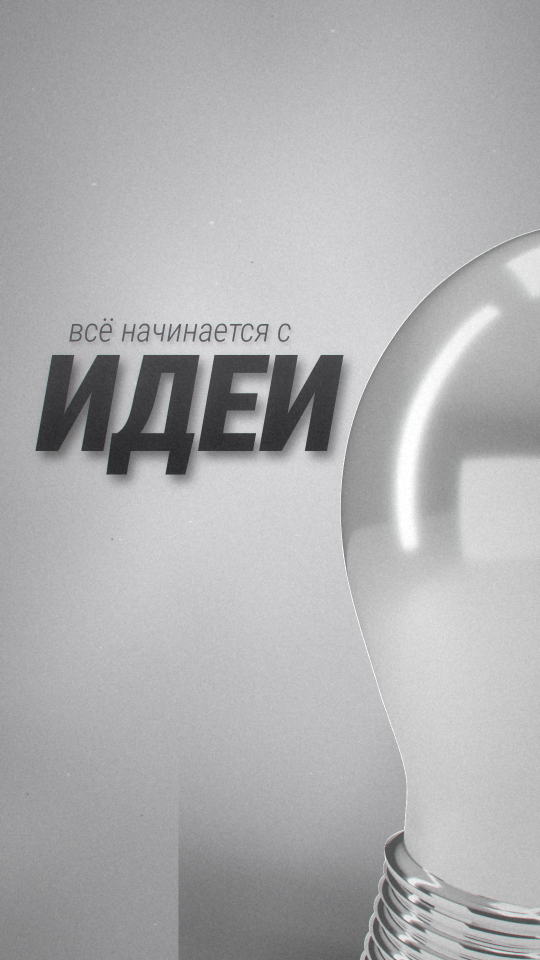
#> input picture capability_test/deliverables/stills/01_idea.png, 1080 x 1920 px (shown at 1/2 size)
$ python -i comp.py   (imports and definitions only)
#> lines starting #> are read from the running program, lines starting #| are printed output that depends on the picture
#> further down, picture is the input picture: shape (1920, 1080, 3); mean B, G, R 176.3, 174.8, 174.7
"""Compositor: 3D plates + editorial typography + transitions + finishing -> 60 fps.

Pipeline per frame
  1. Plates: Cycles renders (rendered on twos at 864x1536) are Lanczos-upscaled
     to 1080x1920; odd frames are synthesised with bidirectional DIS optical
     flow so the 3D runs at a true 60 fps cadence.
  2. Digital camera: push-ins, drift, impact shakes (affine, sub-pixel).
  3. Transitions: radial zoom-through, whip pan with directional blur,
     burn-out light-leak flash.
  4. Typography (Inter Display, RAQM shaping, tight negative tracking):
     per-glyph blur-rise reveals, slams, glow + soft drop shadow.
  5. Finishing: multi-scale bloom/halation, chromatic aberration, vignette,
     animated film grain, floating dust motes.

Usage: python comp.py --renders DIR --out out.mp4 [--frames a:b] [--preview DIR]
"""
import argparse
import functools
import math
import os
import subprocess
import sys

import cv2
import numpy as np
from PIL import Image, ImageDraw, ImageFont

sys.path.insert(0, os.path.dirname(os.path.abspath(__file__)))
import timeline as T

W, H = 1080, 1920
FONT_DIR = "/usr/share/fonts/opentype/inter/"
RNG = np.random.default_rng(3)


# ===================================================================== easing
def clamp(x, a=0.0, b=1.0):
    return max(a, min(b, x))


def smooth(t):
    t = clamp(t)
    return t * t * t * (t * (6 * t - 15) + 10)


def out_expo(t):
    t = clamp(t)
    return 1.0 if t >= 1 else 1 - 2 ** (-10 * t)


def out_cubic(t):
    t = clamp(t)
    return 1 - (1 - t) ** 3


def in_cubic(t):
    t = clamp(t)
    return t ** 3


def out_back(t, s=1.4):
    t = clamp(t) - 1
    return t * t * ((s + 1) * t + s) + 1


def prog(g, a, b):
    return clamp((g - a) / float(b - a))


# ===================================================================== plates
class Plates:
    """Serves a 1080x1920 float RGB frame for any (possibly odd) local frame."""

    def __init__(self, folder, last):
        self.folder, self.last = folder, last
        self.dis = cv2.DISOpticalFlow_create(cv2.DISOPTICAL_FLOW_PRESET_MEDIUM)

    # [39 lines left out: functions raw, _gray, mid, get, not called in this run]


# ===================================================================== typography
@functools.lru_cache(maxsize=None)
def font(weight, size):
    return ImageFont.truetype(f"{FONT_DIR}InterDisplay-{weight}.otf", size, layout_engine=ImageFont.Layout.RAQM)


class Line:
    """A line of text split into per-glyph alpha sprites with kerning + tracking."""

    # [118 lines left out: functions __init__, paste_max, draw_line, vgrad, apply_text, affine and 2 more, not called in this run]


yy, xx = np.mgrid[0:H, 0:W].astype(np.float32)
RR = np.sqrt(((xx - W / 2) / (W / 2)) ** 2 + ((yy - H / 2) / (H / 2)) ** 2)
VIGNETTE = (1 - 0.42 * np.clip(RR - 0.35, 0, None) ** 1.6)[..., None].astype(np.float32)


def bloom(img, thresh=0.62, amt=1.0):
#> called with thresh = 0.62, amt = 1
    hl = np.clip(img - thresh, 0, None)
    s = cv2.resize(hl, (W // 4, H // 4), interpolation=cv2.INTER_AREA)
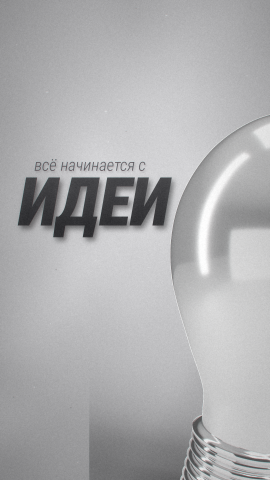
#> s: shape (480, 270, 3) float64; mean B, G, R 175.7, 174.1, 174.1
    b = (0.55 * cv2.GaussianBlur(s, (0, 0), 3) + 0.45 * cv2.GaussianBlur(s, (0, 0), 12)
         + 0.35 * cv2.GaussianBlur(s, (0, 0), 34))
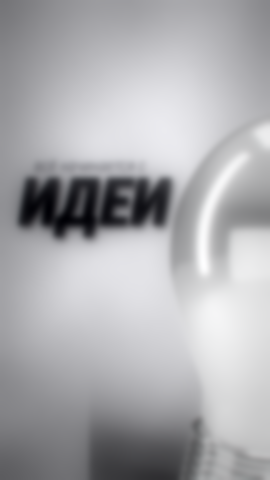
#> b: shape (480, 270, 3) float64; mean B, G, R 237.2, 235.1, 235.1; drawn with min black and max white
    b = cv2.resize(b, (W, H), interpolation=cv2.INTER_LINEAR)
#> b: shape (1920, 1080, 3) float64
    warm = np.array([1.0, 0.86, 0.72], np.float32)  # halation: warm skirt
    return img + b * warm * amt
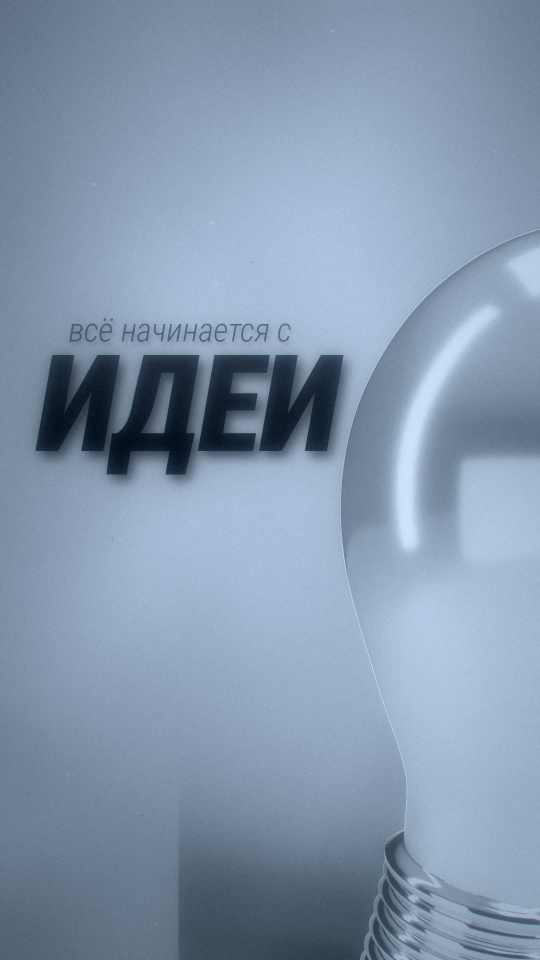
#> returned value: shape (1920, 1080, 3) float64 (shown at 1/2 size); mean of channels 0, 1, 2 413.5, 376.9, 344; drawn with min black and max white


# [14 lines left out: functions chroma, grain, not called in this run]


def tonemap(img):
    """Soft shoulder so glows roll off like film instead of clipping."""
    return np.where(img < 0.8, img, 0.8 + 0.2 * np.tanh((img - 0.8) / 0.2))


# ===================================================================== dust motes
class Dust:
    # [26 lines left out: functions __init__, render, not called in this run]


# ===================================================================== title background
def beam_light(apex=(W * 0.5, -420), half_angle=0.30, length=2600):
    dx, dy = xx - apex[0], yy - apex[1]
    ang = np.abs(np.arctan2(dx, dy))
    d = np.sqrt(dx * dx + dy * dy)
    cone = np.clip(1 - ang / half_angle, 0, 1) ** 1.8
    fall = np.exp(-d / length)
    return (cone * fall).astype(np.float32)


BEAM = beam_light()
_hz = cv2.resize(RNG.standard_normal((96, 27)).astype(np.float32), (W, H * 2), interpolation=cv2.INTER_CUBIC)
_hz2 = cv2.resize(RNG.standard_normal((320, 90)).astype(np.float32), (W, H * 2), interpolation=cv2.INTER_CUBIC)
HAZE = (0.6 * _hz + 0.4 * _hz2)


# [266 lines left out: functions title_bg, build, finish, main, not called in this run]


# [2 lines not run here, left out]

>>> import cv2
>>> picture = cv2.imread('../deliverables/stills/01_idea.png')
>>> result = bloom(picture)

$ run again, on capability_test/deliverables/stills/04_dossier_card.png
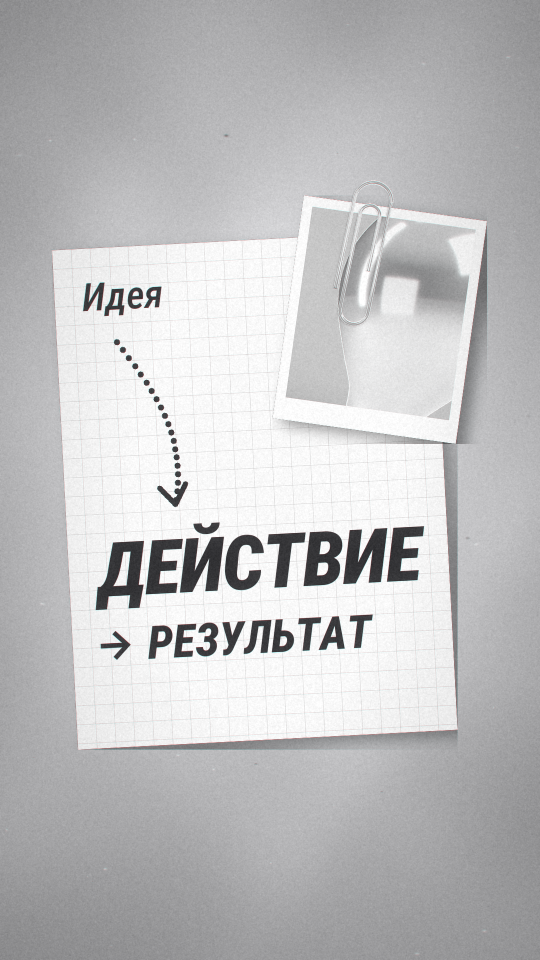
#> input picture capability_test/deliverables/stills/04_dossier_card.png, 1080 x 1920 px (shown at 1/2 size)
#> picture is the input picture: shape (1920, 1080, 3); mean B, G, R 191.7, 190.5, 190.5
#> in bloom, `b = (0.55 * cv2.GaussianBlur(s, (0, 0), 3) + 0.45 * cv2.GaussianBlur(s..`:
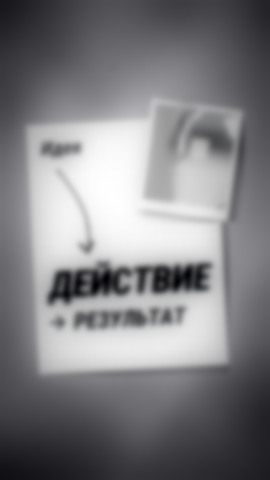
#> b: shape (480, 270, 3) float64; mean B, G, R 258, 256.4, 256.4; drawn with min black and max white
#> in bloom, `return img + b * warm * amt`:
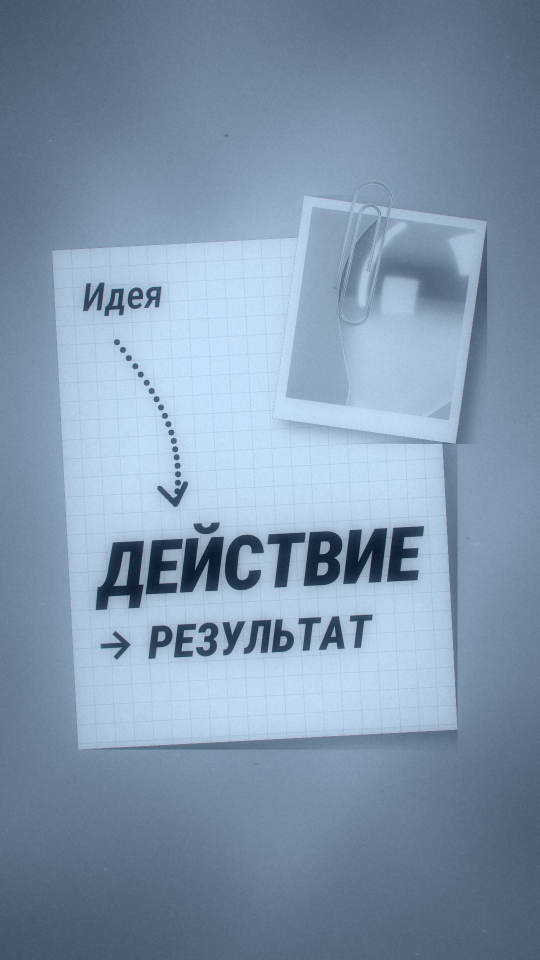
#> returned value: shape (1920, 1080, 3) float64 (shown at 1/2 size); mean of channels 0, 1, 2 449.7, 411, 375.2; drawn with min black and max white
